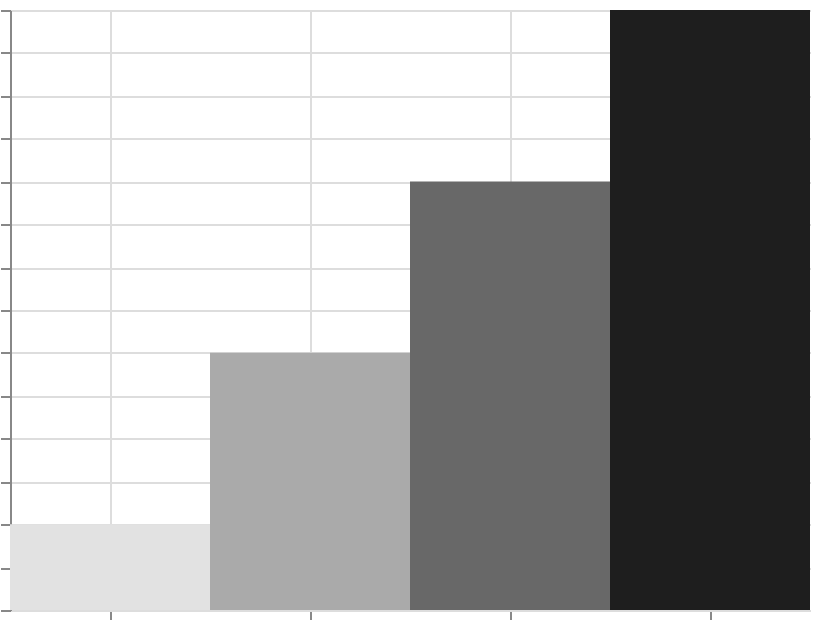

Express this chart as Vega-Lite.
### Vega specification from a JSON file in a GitHub repository (floating-point values rounded to 4 significant figures)
{"$schema": "https://vega.github.io/schema/vega/v6.json", "width": 400, "height": 300, "padding": 5, "autosize": "none", "data": [{"name": "table", "values": [{"cat": "A", "val": 10}, {"cat": "B", "val": 30}, {"cat": "C", "val": 50}, {"cat": "D", "val": 70}]}], "scales": [{"name": "x", "type": "band", "domain": {"data": "table", "field": "cat", "sort": true}, "range": "width"}, {"name": "y", "type": "linear", "domain": {"data": "table", "field": "val"}, "range": [{"signal": "height"}, 0], "zero": true, "nice": true}, {"name": "color", "type": "linear", "domain": {"data": "table", "field": "val"}, "range": {"scheme": "greys"}}], "marks": [{"type": "rect", "from": {"data": "table"}, "encode": {"update": {"x": {"scale": "x", "field": "cat"}, "width": {"scale": "x", "band": 1}, "y": {"scale": "y", "field": "val"}, "y2": {"scale": "y", "value": 0}, "fill": {"scale": "color", "field": "val"}}}}], "axes": [{"scale": "x", "orient": "bottom", "grid": true, "labels": false}, {"scale": "y", "orient": "left", "grid": true, "labels": false}], "legends": [{"fill": "color"}]}
